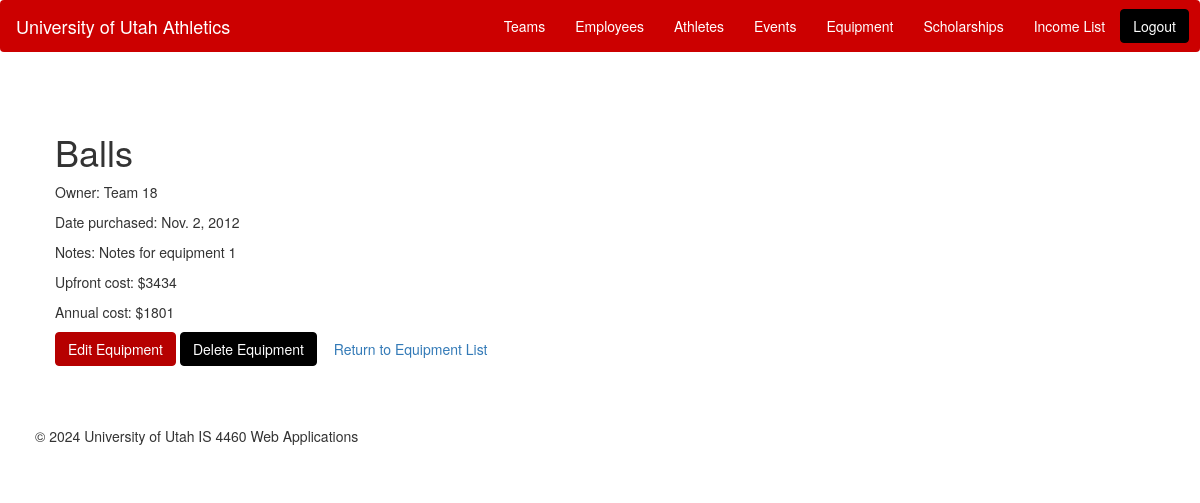
/athletics/equipment/details/1/, run on the app's committed database.
### athletics/models.py (models this page shows)
class Equipment(models.Model):
    equipment_id=models.AutoField(primary_key=True)
    team = models.ForeignKey(Team, on_delete=models.CASCADE)
    type=models.CharField(max_length=255) #should this be a multiple choice?
    notes = models.TextField(default = "",blank= True)
    upfront_cost = models.IntegerField()
    annual_cost=models.IntegerField(default=0)
    date_purchased=models.DateField()

class Team(models.Model):
    team_id = models.AutoField(primary_key=True)
    team_name = models.CharField(max_length=100)
    type = models.CharField(max_length=50)
    email = models.CharField(max_length=50)
    established_date = models.DateField()
    employees = models.ManyToManyField('Employee', related_name='teams_associated', blank=True)
    def __str__(self):
        return self.team_name

### athletics/views.py (the view)
# urls.py: path('equipment/details/<int:pk>/', views.EquipmentDetails.as_view(), name='equipment-details'),
class EquipmentDetails(DetailView):
    model = Equipment
    template_name = 'equipment_details.html'

### athletics/templates/equipment_details.html (shortened to what this page needs)
{% extends 'base.html' %}
{% block content %}
<div class="container">
    <div class="row">
        <div class="col-md-6 offset-md-3">
            <h1 class="mt-4">{{ object.type }}</h1>
            <p>Owner: {{ object.team }}</p>
            <p>Date purchased: {{ object.date_purchased }}</p>
            <p>Notes: {{ object.notes }}</p>
            <p>Upfront cost: ${{ object.upfront_cost }}</p>
            <p>Annual cost: ${{ object.annual_cost }}</p>
            <a href="/athletics/equipment/edit/{{ object.pk }}/" class="btn btn-primary">Edit Equipment</a>
            <a href="/athletics/equipment/delete/{{ object.pk }}/" class="btn btn-danger">Delete Equipment</a>
            <a href="/athletics/equipment/list/" class="btn btn-secondary">Return to Equipment List</a>
        </div>
    </div>
</div>
{% endblock %}

### athletics/static/css/styles.css (style rules this page uses)
body { background-color: #FFFFFF; }
.container { padding: 20px; }
.btn-primary { color: #fff; background-color: #B60000; border-color: #B60000; }
.btn-danger { color: #fff; background-color: #000; border-color: #000; }

### data on the page
Equipment: type "Balls", team "Team 18", date_purchased "Nov. 2, 2012", notes "Notes for equipment 1", upfront_cost "3434", annual_cost "1801"
